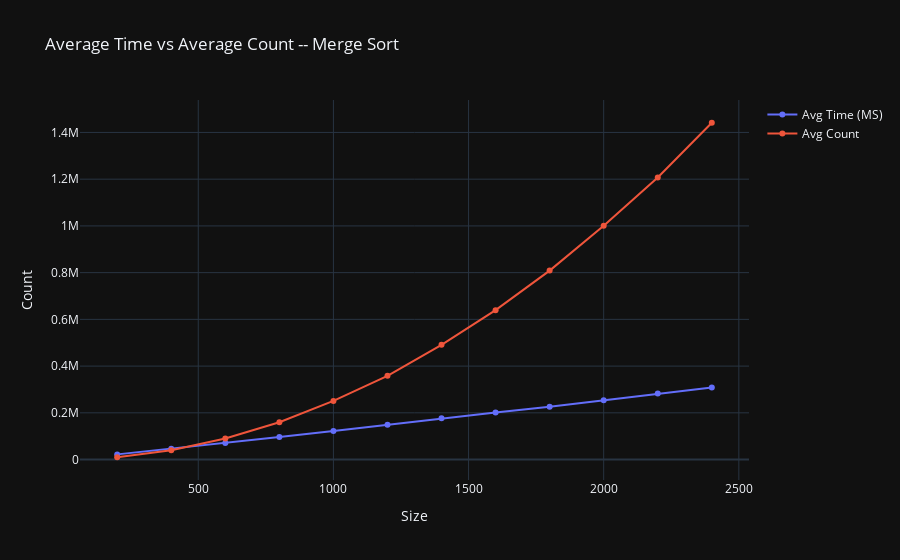
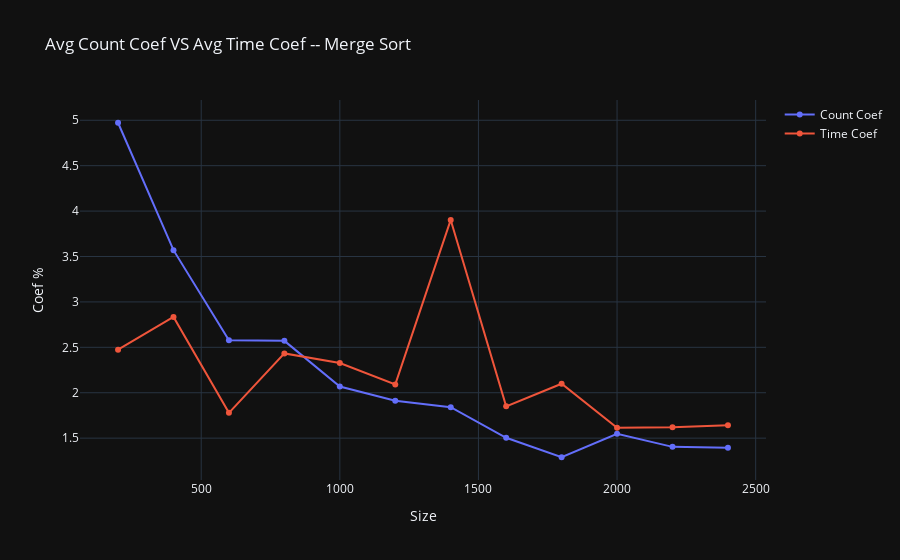

The notebook cell saved with these charts, in order:
### Code cell
import pandas as pd
import plotly.express as px
import plotly.graph_objects as go

df = pd.read_csv('p2output/mergeResultsFinal.csv')


fig = go.Figure()

fig.add_trace(go.Scatter(x=df['Size'], y=df['Avg Time'], name='Avg Time (MS)'))

fig.add_trace(go.Scatter(x=df['Size'], y=df['Avg Count'], name='Avg Count'))

fig.update_layout(title='Average Time vs Average Count -- Merge Sort',
                  xaxis_title='Size',
                  yaxis_title='Count',
                  template='plotly_dark')

fig.show()

fig2 = go.Figure()

fig2.add_trace(go.Scatter(x=df['Size'], y=df['Count Coef'], name='Count Coef'))

fig2.add_trace(go.Scatter(x=df['Size'], y=df['Time Coef'], name='Time Coef'))

fig2.update_layout(title='Avg Count Coef VS Avg Time Coef -- Merge Sort',
                  xaxis_title='Size',
                  yaxis_title='Coef %',
                  template='plotly_dark')

fig2.show()

### Figure 1 — Plotly figure (JSON) as saved in the notebook; plotly's stock layout.template omitted (floating-point values rounded to 4 significant figures)
{"data": [{"name": "Avg Time (MS)", "type": "scatter", "x": [200, 400, 600, 800, 1000, 1200, 1400, 1600, 1800, 2000, 2200, 2400], "y": [22210, 46362, 71387, 96730, 122342, 148735, 176477, 201490, 225747, 253380, 282307, 308395]}, {"name": "Avg Count", "type": "scatter", "x": [200, 400, 600, 800, 1000, 1200, 1400, 1600, 1800, 2000, 2200, 2400], "y": [9924, 39900, 89890, 159514, 250967, 358545, 491242, 639370, 808673, 1000818, 1207029, 1441480]}], "layout": {"title": {"text": "Average Time vs Average Count -- Merge Sort"}, "xaxis": {"title": {"text": "Size"}}, "yaxis": {"title": {"text": "Count"}}}}

### Figure 2 — Plotly figure (JSON) as saved in the notebook; plotly's stock layout.template omitted (floating-point values rounded to 4 significant figures)
{"data": [{"name": "Count Coef", "type": "scatter", "x": [200, 400, 600, 800, 1000, 1200, 1400, 1600, 1800, 2000, 2200, 2400], "y": [4.973, 3.57, 2.579, 2.571, 2.068, 1.911, 1.841, 1.504, 1.29, 1.547, 1.404, 1.395]}, {"name": "Time Coef", "type": "scatter", "x": [200, 400, 600, 800, 1000, 1200, 1400, 1600, 1800, 2000, 2200, 2400], "y": [2.474, 2.835, 1.778, 2.433, 2.328, 2.091, 3.903, 1.85, 2.099, 1.614, 1.62, 1.641]}], "layout": {"title": {"text": "Avg Count Coef VS Avg Time Coef -- Merge Sort"}, "xaxis": {"title": {"text": "Size"}}, "yaxis": {"title": {"text": "Coef %"}}}}
